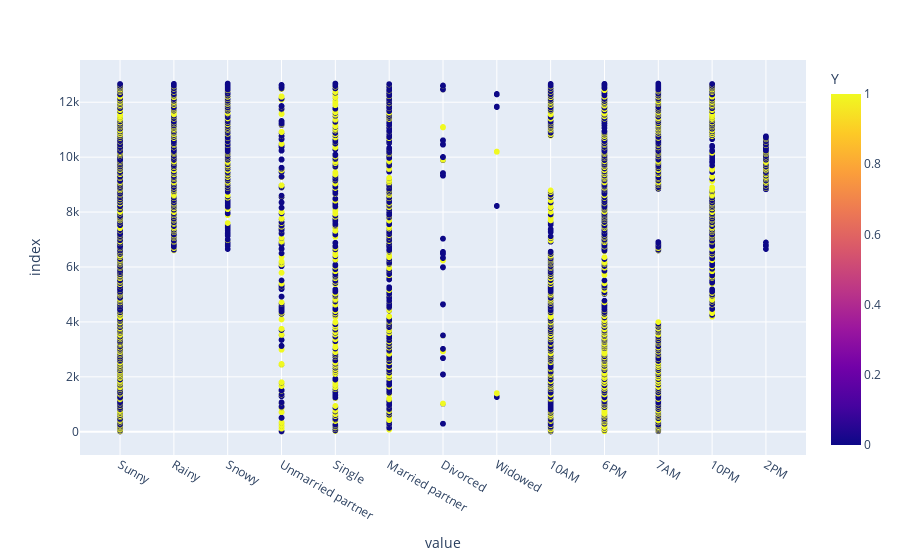

The cell this chart's notebook holds for it:
### Code cell
px.scatter(bars, x=['weather','maritalStatus','time'], color='Y')

### Figure 1 — Plotly figure (JSON) as saved in the notebook; plotly's stock layout.template omitted (floating-point values rounded to 4 significant figures; data arrays with more than 128 entries replaced by an {"elided": "..."} marker saying what was removed)
{"data": [{"hovertemplate": "value=%{x}<br>index=%{y}<br>Y=%{marker.color}<extra></extra>", "legendgroup": "", "marker": {"color": {"elided": "5988 int values"}, "coloraxis": "coloraxis", "symbol": "circle"}, "mode": "markers", "name": "", "showlegend": false, "type": "scattergl", "x": {"elided": "5988 str values"}, "xaxis": "x", "y": {"elided": "5988 int values"}, "yaxis": "y"}], "layout": {"coloraxis": {"colorbar": {"title": {"text": "Y"}}, "colorscale": [[0, "#0d0887"], [0.1111, "#46039f"], [0.2222, "#7201a8"], [0.3333, "#9c179e"], [0.4444, "#bd3786"], [0.5556, "#d8576b"], [0.6667, "#ed7953"], [0.7778, "#fb9f3a"], [0.8889, "#fdca26"], [1, "#f0f921"]]}, "legend": {"tracegroupgap": 0}, "margin": {"t": 60}, "xaxis": {"anchor": "y", "domain": [0, 1], "title": {"text": "value"}}, "yaxis": {"anchor": "x", "domain": [0, 1], "title": {"text": "index"}}}}
